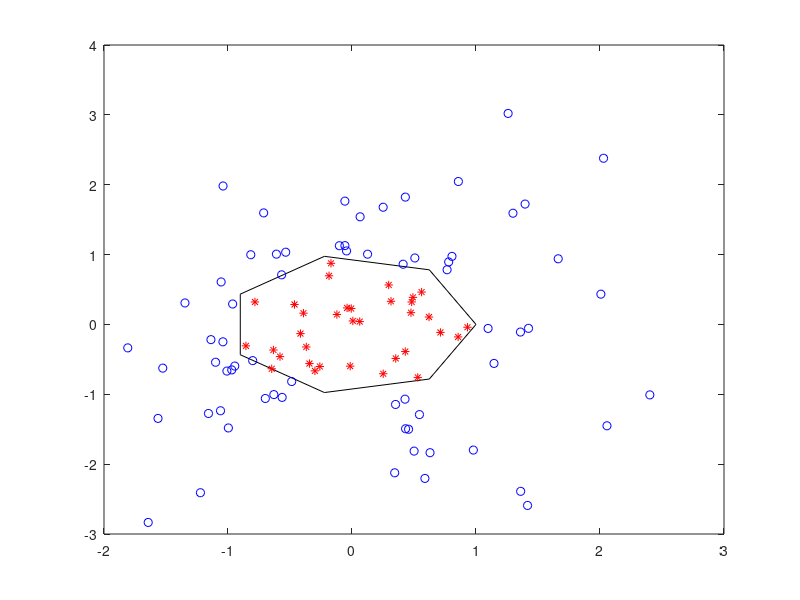

Source code (MATLAB):
L = linspace(0,2*pi,8);
yv = sin(L)'; xv = cos(L)';
x = randn(100,1);
y = randn(100,1);
IN = inpolygon(x,y,xv,yv);
plot(xv,yv,'k',x(IN),y(IN),'r*',x(~IN),y(~IN),'bo')